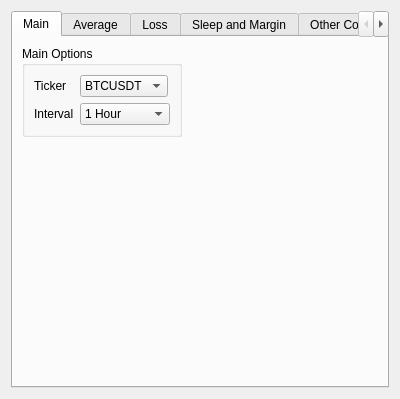
<?xml version="1.0" encoding="UTF-8"?>
<ui version="4.0">
 <class>Dialog</class>
 <widget class="QDialog" name="Dialog">
  <property name="geometry">
   <rect>
    <x>0</x>
    <y>0</y>
    <width>400</width>
    <height>367</height>
   </rect>
  </property>
  <property name="sizePolicy">
   <sizepolicy hsizetype="MinimumExpanding" vsizetype="Preferred">
    <horstretch>0</horstretch>
    <verstretch>0</verstretch>
   </sizepolicy>
  </property>
  <property name="minimumSize">
   <size>
    <width>400</width>
    <height>0</height>
   </size>
  </property>
  <property name="windowTitle">
   <string>Configuration</string>
  </property>
  <layout class="QGridLayout" name="gridLayout">
   <item row="1" column="0">
    <widget class="QTabWidget" name="tabWidget">
     <property name="sizePolicy">
      <sizepolicy hsizetype="Preferred" vsizetype="Fixed">
       <horstretch>0</horstretch>
       <verstretch>0</verstretch>
      </sizepolicy>
     </property>
     <property name="minimumSize">
      <size>
       <width>0</width>
       <height>0</height>
      </size>
     </property>
     <property name="currentIndex">
      <number>0</number>
     </property>
     <widget class="QWidget" name="tab">
      <attribute name="title">
       <string>Main</string>
      </attribute>
      <layout class="QGridLayout" name="gridLayout_7">
       <item row="0" column="0">
        <widget class="QGroupBox" name="mainOptionsGroupBox">
         <property name="sizePolicy">
          <sizepolicy hsizetype="Fixed" vsizetype="Maximum">
           <horstretch>0</horstretch>
           <verstretch>0</verstretch>
          </sizepolicy>
         </property>
         <property name="title">
          <string>Main Options</string>
         </property>
         <layout class="QGridLayout" name="gridLayout_13">
          <item row="0" column="0">
           <widget class="QLabel" name="tickerLabel">
            <property name="sizePolicy">
             <sizepolicy hsizetype="Fixed" vsizetype="Preferred">
              <horstretch>0</horstretch>
              <verstretch>0</verstretch>
             </sizepolicy>
            </property>
            <property name="text">
             <string>Ticker</string>
            </property>
           </widget>
          </item>
          <item row="1" column="0">
           <widget class="QLabel" name="intervalLabel">
            <property name="sizePolicy">
             <sizepolicy hsizetype="Fixed" vsizetype="Preferred">
              <horstretch>0</horstretch>
              <verstretch>0</verstretch>
             </sizepolicy>
            </property>
            <property name="text">
             <string>Interval</string>
            </property>
           </widget>
          </item>
          <item row="1" column="2">
           <widget class="QComboBox" name="intervalComboBox">
            <property name="currentText">
             <string>1 Hour</string>
            </property>
            <item>
             <property name="text">
              <string>1 Hour</string>
             </property>
            </item>
            <item>
             <property name="text">
              <string>2 Hours</string>
             </property>
            </item>
            <item>
             <property name="text">
              <string>4 Hours</string>
             </property>
            </item>
            <item>
             <property name="text">
              <string>6 Hours</string>
             </property>
            </item>
            <item>
             <property name="text">
              <string>8 Hours</string>
             </property>
            </item>
            <item>
             <property name="text">
              <string>12 Hour</string>
             </property>
            </item>
            <item>
             <property name="text">
              <string>1 Day</string>
             </property>
            </item>
            <item>
             <property name="text">
              <string>3 Days</string>
             </property>
            </item>
            <item>
             <property name="text">
              <string>1 Minute</string>
             </property>
            </item>
            <item>
             <property name="text">
              <string>3 Minutes</string>
             </property>
            </item>
            <item>
             <property name="text">
              <string>5 Minutes</string>
             </property>
            </item>
            <item>
             <property name="text">
              <string>15 Minutes</string>
             </property>
            </item>
            <item>
             <property name="text">
              <string>30 Minutes</string>
             </property>
            </item>
           </widget>
          </item>
          <item row="0" column="2">
           <widget class="QComboBox" name="tickerComboBox">
            <property name="sizePolicy">
             <sizepolicy hsizetype="Fixed" vsizetype="Fixed">
              <horstretch>0</horstretch>
              <verstretch>0</verstretch>
             </sizepolicy>
            </property>
            <item>
             <property name="text">
              <string>BTCUSDT</string>
             </property>
            </item>
           </widget>
          </item>
         </layout>
        </widget>
       </item>
       <item row="0" column="1">
        <spacer name="horizontalSpacer_4">
         <property name="orientation">
          <enum>Qt::Horizontal</enum>
         </property>
         <property name="sizeHint" stdset="0">
          <size>
           <width>40</width>
           <height>20</height>
          </size>
         </property>
        </spacer>
       </item>
       <item row="1" column="0">
        <spacer name="verticalSpacer_5">
         <property name="orientation">
          <enum>Qt::Vertical</enum>
         </property>
         <property name="sizeHint" stdset="0">
          <size>
           <width>20</width>
           <height>40</height>
          </size>
         </property>
        </spacer>
       </item>
      </layout>
     </widget>
     <widget class="QWidget" name="averageTab">
      <attribute name="title">
       <string>Average</string>
      </attribute>
      <layout class="QGridLayout" name="gridLayout_4">
       <item row="6" column="0" colspan="7">
        <widget class="QGroupBox" name="doubleCrossGroupBox">
         <property name="enabled">
          <bool>false</bool>
         </property>
         <property name="sizePolicy">
          <sizepolicy hsizetype="Preferred" vsizetype="Fixed">
           <horstretch>0</horstretch>
           <verstretch>0</verstretch>
          </sizepolicy>
         </property>
         <property name="title">
          <string>Double Cross Options</string>
         </property>
         <layout class="QGridLayout" name="gridLayout_3">
          <item row="1" column="0">
           <widget class="QLabel" name="doubleParameterLabel">
            <property name="text">
             <string>Parameter</string>
            </property>
           </widget>
          </item>
          <item row="0" column="1" colspan="2">
           <widget class="QComboBox" name="doubleAverageComboBox">
            <property name="sizePolicy">
             <sizepolicy hsizetype="Fixed" vsizetype="Fixed">
              <horstretch>0</horstretch>
              <verstretch>0</verstretch>
             </sizepolicy>
            </property>
            <item>
             <property name="text">
              <string>WMA</string>
             </property>
            </item>
            <item>
             <property name="text">
              <string>SMA</string>
             </property>
            </item>
            <item>
             <property name="text">
              <string>EMA</string>
             </property>
            </item>
           </widget>
          </item>
          <item row="1" column="1" colspan="2">
           <widget class="QComboBox" name="doubleParameterComboBox">
            <property name="sizePolicy">
             <sizepolicy hsizetype="Fixed" vsizetype="Fixed">
              <horstretch>0</horstretch>
              <verstretch>0</verstretch>
             </sizepolicy>
            </property>
            <item>
             <property name="text">
              <string>Low</string>
             </property>
            </item>
            <item>
             <property name="text">
              <string>High</string>
             </property>
            </item>
            <item>
             <property name="text">
              <string>Open</string>
             </property>
            </item>
            <item>
             <property name="text">
              <string>Close</string>
             </property>
            </item>
           </widget>
          </item>
          <item row="4" column="0">
           <widget class="QLabel" name="doubleFinalValueLabel">
            <property name="text">
             <string>Final Value</string>
            </property>
           </widget>
          </item>
          <item row="0" column="0">
           <widget class="QLabel" name="averageTypeDoubleLabel">
            <property name="text">
             <string>Average Type</string>
            </property>
           </widget>
          </item>
          <item row="2" column="0">
           <widget class="QLabel" name="doubleInitialValueLabel">
            <property name="text">
             <string>Initial Value</string>
            </property>
           </widget>
          </item>
          <item row="4" column="1" colspan="2">
           <widget class="QSpinBox" name="doubleFinalValueSpinBox">
            <property name="sizePolicy">
             <sizepolicy hsizetype="Fixed" vsizetype="Fixed">
              <horstretch>0</horstretch>
              <verstretch>0</verstretch>
             </sizepolicy>
            </property>
            <property name="minimum">
             <number>1</number>
            </property>
            <property name="maximum">
             <number>500</number>
            </property>
            <property name="value">
             <number>5</number>
            </property>
           </widget>
          </item>
          <item row="2" column="1" colspan="2">
           <widget class="QSpinBox" name="doubleInitialValueSpinBox">
            <property name="sizePolicy">
             <sizepolicy hsizetype="Fixed" vsizetype="Fixed">
              <horstretch>0</horstretch>
              <verstretch>0</verstretch>
             </sizepolicy>
            </property>
            <property name="minimum">
             <number>1</number>
            </property>
            <property name="maximum">
             <number>500</number>
            </property>
            <property name="value">
             <number>4</number>
            </property>
           </widget>
          </item>
         </layout>
        </widget>
       </item>
       <item row="1" column="0">
        <widget class="QLabel" name="parameterLabel">
         <property name="sizePolicy">
          <sizepolicy hsizetype="Fixed" vsizetype="Preferred">
           <horstretch>0</horstretch>
           <verstretch>0</verstretch>
          </sizepolicy>
         </property>
         <property name="text">
          <string>Parameter</string>
         </property>
        </widget>
       </item>
       <item row="1" column="1">
        <widget class="QComboBox" name="parameterComboBox">
         <property name="sizePolicy">
          <sizepolicy hsizetype="Fixed" vsizetype="Fixed">
           <horstretch>0</horstretch>
           <verstretch>0</verstretch>
          </sizepolicy>
         </property>
         <property name="toolTip">
          <string>Parameter to use for bot trading</string>
         </property>
         <item>
          <property name="text">
           <string>High</string>
          </property>
         </item>
         <item>
          <property name="text">
           <string>Low</string>
          </property>
         </item>
         <item>
          <property name="text">
           <string>Open</string>
          </property>
         </item>
         <item>
          <property name="text">
           <string>Close</string>
          </property>
         </item>
        </widget>
       </item>
       <item row="7" column="0">
        <spacer name="verticalSpacer">
         <property name="orientation">
          <enum>Qt::Vertical</enum>
         </property>
         <property name="sizeHint" stdset="0">
          <size>
           <width>20</width>
           <height>40</height>
          </size>
         </property>
        </spacer>
       </item>
       <item row="3" column="1">
        <widget class="QSpinBox" name="initialValueSpinBox">
         <property name="sizePolicy">
          <sizepolicy hsizetype="Fixed" vsizetype="Fixed">
           <horstretch>0</horstretch>
           <verstretch>0</verstretch>
          </sizepolicy>
         </property>
         <property name="toolTip">
          <string>Initial value for average. For instance, SMA(1) would be 1.</string>
         </property>
         <property name="minimum">
          <number>1</number>
         </property>
         <property name="maximum">
          <number>500</number>
         </property>
        </widget>
       </item>
       <item row="0" column="0">
        <widget class="QLabel" name="averageTypeLabel">
         <property name="sizePolicy">
          <sizepolicy hsizetype="Fixed" vsizetype="Preferred">
           <horstretch>0</horstretch>
           <verstretch>0</verstretch>
          </sizepolicy>
         </property>
         <property name="text">
          <string>Average</string>
         </property>
        </widget>
       </item>
       <item row="0" column="1" colspan="2">
        <widget class="QComboBox" name="averageTypeComboBox">
         <property name="sizePolicy">
          <sizepolicy hsizetype="Fixed" vsizetype="Fixed">
           <horstretch>0</horstretch>
           <verstretch>0</verstretch>
          </sizepolicy>
         </property>
         <property name="toolTip">
          <string>Average type to use for bot trading</string>
         </property>
         <property name="duplicatesEnabled">
          <bool>false</bool>
         </property>
         <item>
          <property name="text">
           <string>SMA</string>
          </property>
         </item>
         <item>
          <property name="text">
           <string>EMA</string>
          </property>
         </item>
         <item>
          <property name="text">
           <string>WMA</string>
          </property>
         </item>
        </widget>
       </item>
       <item row="3" column="0">
        <widget class="QLabel" name="initialValueLabel">
         <property name="sizePolicy">
          <sizepolicy hsizetype="Fixed" vsizetype="Preferred">
           <horstretch>0</horstretch>
           <verstretch>0</verstretch>
          </sizepolicy>
         </property>
         <property name="text">
          <string>Initial Value</string>
         </property>
        </widget>
       </item>
       <item row="4" column="0">
        <widget class="QLabel" name="finalValueLabel">
         <property name="sizePolicy">
          <sizepolicy hsizetype="Fixed" vsizetype="Preferred">
           <horstretch>0</horstretch>
           <verstretch>0</verstretch>
          </sizepolicy>
         </property>
         <property name="text">
          <string>Final Value</string>
         </property>
        </widget>
       </item>
       <item row="4" column="1" colspan="6">
        <widget class="QSpinBox" name="finalValueSpinBox">
         <property name="sizePolicy">
          <sizepolicy hsizetype="Fixed" vsizetype="Fixed">
           <horstretch>0</horstretch>
           <verstretch>0</verstretch>
          </sizepolicy>
         </property>
         <property name="toolTip">
          <string>Final value for average. For instance, SMA(1) would be 1.</string>
         </property>
         <property name="minimum">
          <number>1</number>
         </property>
         <property name="maximum">
          <number>500</number>
         </property>
         <property name="value">
          <number>2</number>
         </property>
        </widget>
       </item>
       <item row="5" column="0" colspan="7">
        <widget class="QCheckBox" name="doubleCrossCheckMark">
         <property name="toolTip">
          <string>Check this if you want to use a double cross</string>
         </property>
         <property name="text">
          <string>Double Cross?</string>
         </property>
        </widget>
       </item>
      </layout>
     </widget>
     <widget class="QWidget" name="lossTab">
      <attribute name="title">
       <string>Loss</string>
      </attribute>
      <layout class="QGridLayout" name="gridLayout_2">
       <item row="0" column="1">
        <widget class="QRadioButton" name="trailingLossRadio">
         <property name="sizePolicy">
          <sizepolicy hsizetype="Fixed" vsizetype="Fixed">
           <horstretch>0</horstretch>
           <verstretch>0</verstretch>
          </sizepolicy>
         </property>
         <property name="text">
          <string>Trailing Loss</string>
         </property>
         <property name="checked">
          <bool>true</bool>
         </property>
        </widget>
       </item>
       <item row="1" column="1">
        <widget class="QDoubleSpinBox" name="lossPercentageSpinBox">
         <property name="sizePolicy">
          <sizepolicy hsizetype="Preferred" vsizetype="Fixed">
           <horstretch>0</horstretch>
           <verstretch>0</verstretch>
          </sizepolicy>
         </property>
         <property name="toolTip">
          <string>Loss percentage at which bot exits position</string>
         </property>
         <property name="decimals">
          <number>5</number>
         </property>
         <property name="value">
          <double>0.050000000000000</double>
         </property>
        </widget>
       </item>
       <item row="0" column="2">
        <widget class="QRadioButton" name="stopLossRadio">
         <property name="sizePolicy">
          <sizepolicy hsizetype="Fixed" vsizetype="Fixed">
           <horstretch>0</horstretch>
           <verstretch>0</verstretch>
          </sizepolicy>
         </property>
         <property name="text">
          <string>Stop Loss</string>
         </property>
        </widget>
       </item>
       <item row="1" column="0">
        <widget class="QLabel" name="lossPercentageLabel">
         <property name="sizePolicy">
          <sizepolicy hsizetype="Fixed" vsizetype="Preferred">
           <horstretch>0</horstretch>
           <verstretch>0</verstretch>
          </sizepolicy>
         </property>
         <property name="text">
          <string>Loss Percentage</string>
         </property>
        </widget>
       </item>
       <item row="2" column="2">
        <spacer name="verticalSpacer_2">
         <property name="orientation">
          <enum>Qt::Vertical</enum>
         </property>
         <property name="sizeHint" stdset="0">
          <size>
           <width>20</width>
           <height>40</height>
          </size>
         </property>
        </spacer>
       </item>
       <item row="0" column="0">
        <widget class="QLabel" name="label">
         <property name="sizePolicy">
          <sizepolicy hsizetype="Fixed" vsizetype="Preferred">
           <horstretch>0</horstretch>
           <verstretch>0</verstretch>
          </sizepolicy>
         </property>
         <property name="text">
          <string>Loss Type</string>
         </property>
        </widget>
       </item>
       <item row="0" column="3">
        <spacer name="horizontalSpacer">
         <property name="orientation">
          <enum>Qt::Horizontal</enum>
         </property>
         <property name="sizeHint" stdset="0">
          <size>
           <width>40</width>
           <height>20</height>
          </size>
         </property>
        </spacer>
       </item>
      </layout>
     </widget>
     <widget class="QWidget" name="sleepAndMarginTab">
      <attribute name="title">
       <string>Sleep and Margin</string>
      </attribute>
      <layout class="QGridLayout" name="gridLayout_6">
       <item row="1" column="0">
        <widget class="QLabel" name="marginLabel">
         <property name="sizePolicy">
          <sizepolicy hsizetype="Fixed" vsizetype="Preferred">
           <horstretch>0</horstretch>
           <verstretch>0</verstretch>
          </sizepolicy>
         </property>
         <property name="text">
          <string>Margin (in decimal percentage)</string>
         </property>
         <property name="alignment">
          <set>Qt::AlignLeading|Qt::AlignLeft|Qt::AlignVCenter</set>
         </property>
        </widget>
       </item>
       <item row="1" column="1">
        <widget class="QDoubleSpinBox" name="marginSpinBox">
         <property name="sizePolicy">
          <sizepolicy hsizetype="Fixed" vsizetype="Fixed">
           <horstretch>0</horstretch>
           <verstretch>0</verstretch>
          </sizepolicy>
         </property>
         <property name="toolTip">
          <string>Margin percentage bot will check for cross</string>
         </property>
         <property name="decimals">
          <number>6</number>
         </property>
         <property name="value">
          <double>0.000000000000000</double>
         </property>
        </widget>
       </item>
       <item row="0" column="1">
        <widget class="QSpinBox" name="sleepTimerSpinBox">
         <property name="sizePolicy">
          <sizepolicy hsizetype="Fixed" vsizetype="Fixed">
           <horstretch>0</horstretch>
           <verstretch>0</verstretch>
          </sizepolicy>
         </property>
         <property name="toolTip">
          <string>Amount of seconds bot will sleep to validate cross</string>
         </property>
         <property name="maximum">
          <number>500</number>
         </property>
        </widget>
       </item>
       <item row="2" column="0">
        <spacer name="verticalSpacer_4">
         <property name="orientation">
          <enum>Qt::Vertical</enum>
         </property>
         <property name="sizeHint" stdset="0">
          <size>
           <width>20</width>
           <height>40</height>
          </size>
         </property>
        </spacer>
       </item>
       <item row="0" column="0">
        <widget class="QLabel" name="sleepTimeLabel">
         <property name="sizePolicy">
          <sizepolicy hsizetype="Fixed" vsizetype="Preferred">
           <horstretch>0</horstretch>
           <verstretch>0</verstretch>
          </sizepolicy>
         </property>
         <property name="text">
          <string>Sleep Timer (in seconds)</string>
         </property>
        </widget>
       </item>
       <item row="0" column="2">
        <spacer name="horizontalSpacer_2">
         <property name="orientation">
          <enum>Qt::Horizontal</enum>
         </property>
         <property name="sizeHint" stdset="0">
          <size>
           <width>40</width>
           <height>20</height>
          </size>
         </property>
        </spacer>
       </item>
      </layout>
     </widget>
     <widget class="QWidget" name="otherConfigurationTab">
      <attribute name="title">
       <string>Other Configuration</string>
      </attribute>
      <layout class="QGridLayout" name="gridLayout_5">
       <item row="0" column="0">
        <widget class="QGroupBox" name="themeGroup">
         <property name="sizePolicy">
          <sizepolicy hsizetype="Preferred" vsizetype="Fixed">
           <horstretch>0</horstretch>
           <verstretch>0</verstretch>
          </sizepolicy>
         </property>
         <property name="title">
          <string>Theme</string>
         </property>
         <layout class="QVBoxLayout" name="verticalLayout_2">
          <item>
           <widget class="QRadioButton" name="lightModeRadioButton">
            <property name="text">
             <string>Light Mode</string>
            </property>
           </widget>
          </item>
          <item>
           <widget class="QRadioButton" name="darkModeRadioButton">
            <property name="text">
             <string>Dark Mode</string>
            </property>
           </widget>
          </item>
         </layout>
        </widget>
       </item>
       <item row="1" column="0">
        <widget class="QGroupBox" name="loggingGroup">
         <property name="sizePolicy">
          <sizepolicy hsizetype="Preferred" vsizetype="Fixed">
           <horstretch>0</horstretch>
           <verstretch>0</verstretch>
          </sizepolicy>
         </property>
         <property name="title">
          <string>Logging Setings</string>
         </property>
         <layout class="QGridLayout" name="gridLayout_15">
          <item row="0" column="0">
           <widget class="QRadioButton" name="advancedLoggingRadioBUtton">
            <property name="text">
             <string>Advanced Logging</string>
            </property>
           </widget>
          </item>
          <item row="1" column="0">
           <widget class="QRadioButton" name="simpleLoggingRadioButton">
            <property name="text">
             <string>Simple Logging</string>
            </property>
           </widget>
          </item>
         </layout>
        </widget>
       </item>
       <item row="2" column="0">
        <spacer name="verticalSpacer_3">
         <property name="orientation">
          <enum>Qt::Vertical</enum>
         </property>
         <property name="sizeHint" stdset="0">
          <size>
           <width>20</width>
           <height>40</height>
          </size>
         </property>
        </spacer>
       </item>
      </layout>
     </widget>
    </widget>
   </item>
  </layout>
 </widget>
 <resources/>
 <connections/>
</ui>
